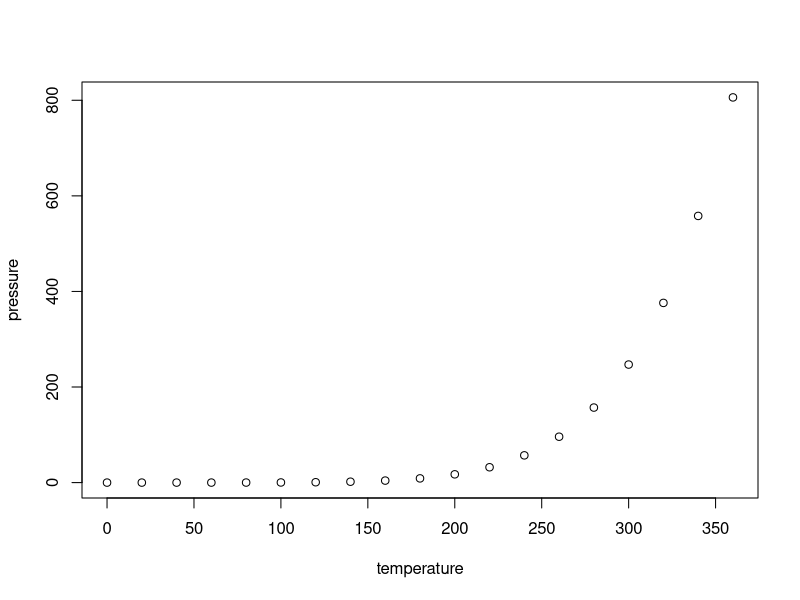
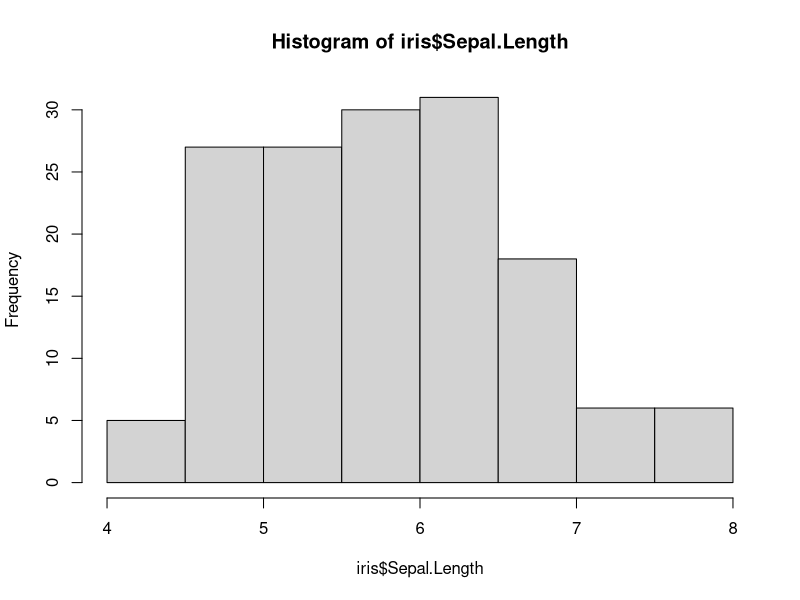
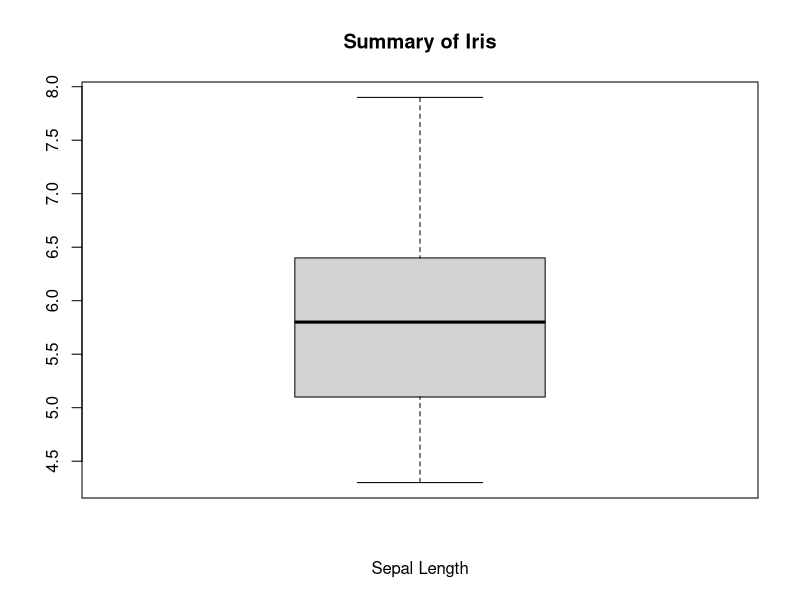
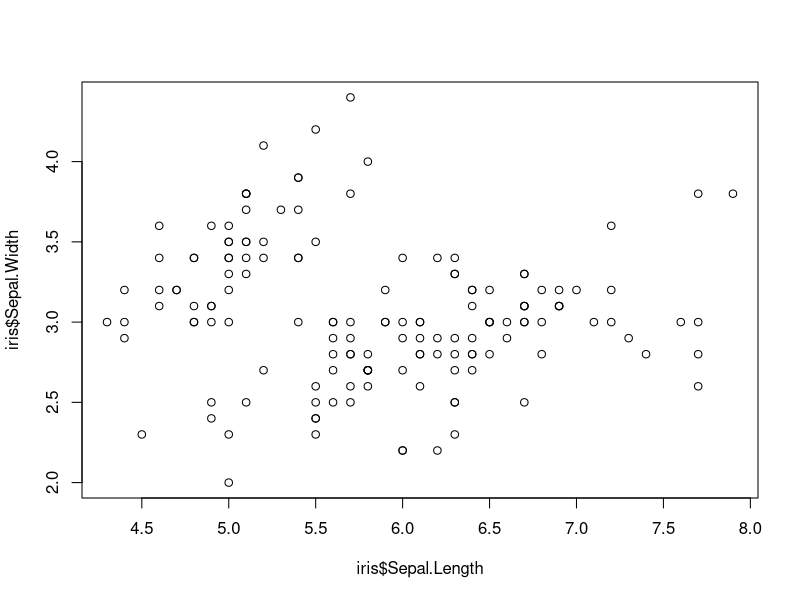
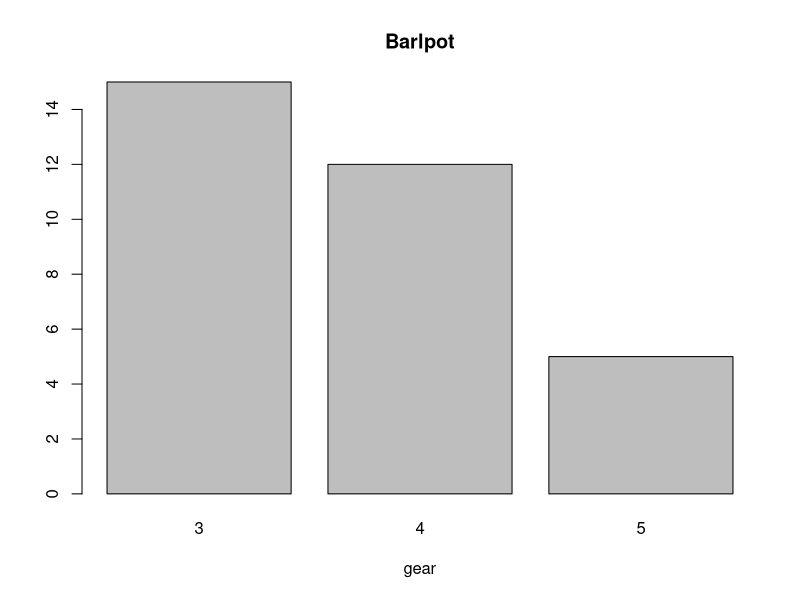
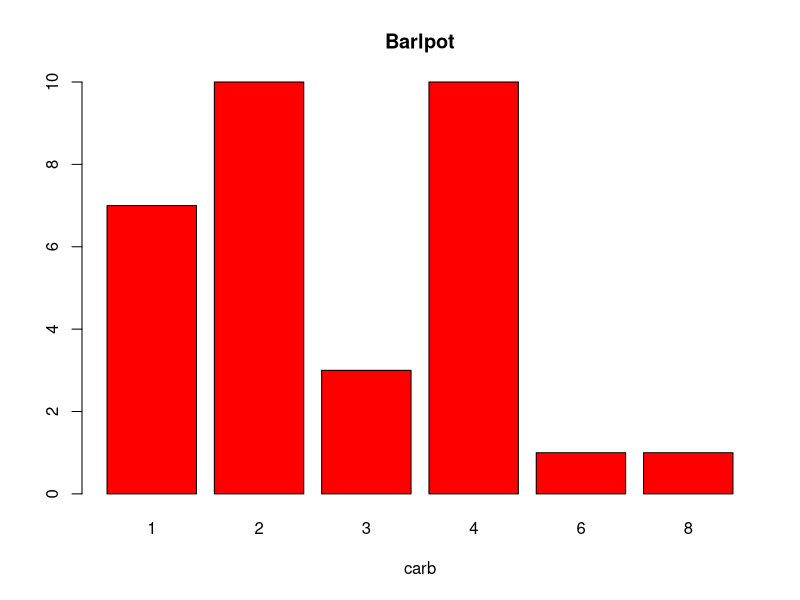
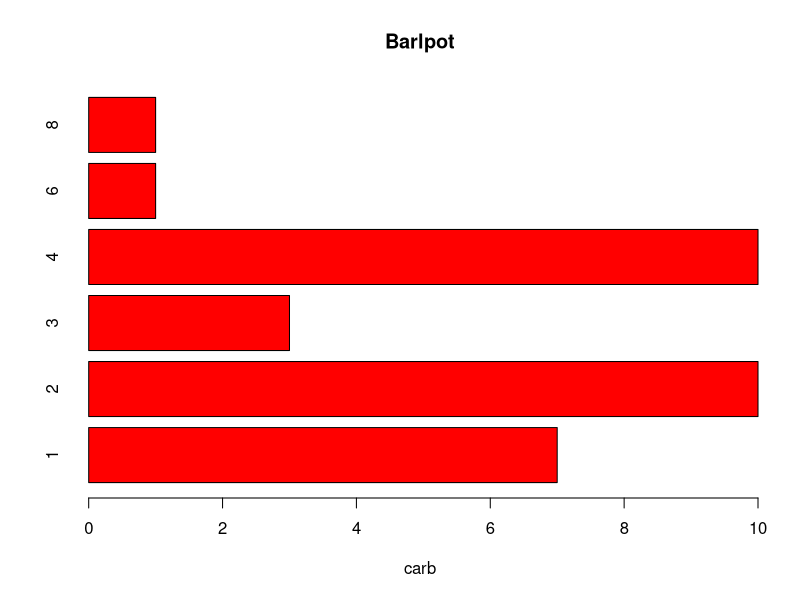
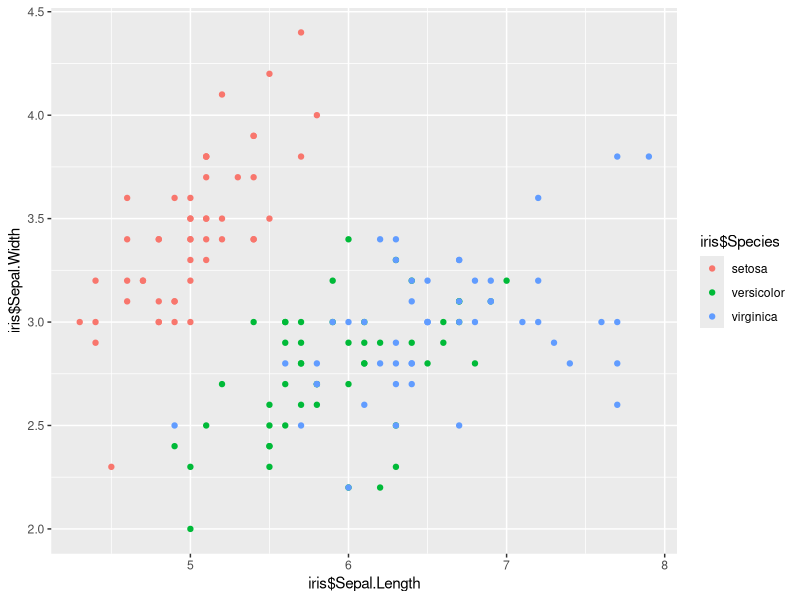

The R source for these figures, in order:
## ---- chunk 1
knitr::opts_chunk$set(echo = TRUE)
## ---- chunk 2
summary(cars)
## ---- chunk 3
plot(pressure)
## ---- chunk 4
##########################################################################################################Data Visualisations#####################################
#################################################################################


#Explanatory data visualization

data("iris")
names(iris)
summary(iris)


#Examine data Distribution of a quantitative variable
#lts draw a histogram
hist(iris$Sepal.Length)#data distribution
#boxplot
boxplot(iris$Sepal.Length,main="Summary of Iris",xlab="Sepal Length")

#######Explore the relation between Two vars
plot(iris$Sepal.Length,iris$Sepal.Width)

#Categorical or count variables
data("mtcars")
names(mtcars)
str(mtcars)
count=table(mtcars$gear)
count
barplot(count,main="Barlpot", xlab="gear")
barplot(table(mtcars$carb),main="Barlpot", xlab="carb",col ="red")
barplot(table(mtcars$carb),main="Barlpot", xlab="carb",col ="red",horiz = T)


##########Improved Data Visualization################
library(ggplot2)

#relation between Sepal Lenght & Width for 3 species 
qplot(iris$Sepal.Length,iris$Sepal.Width,col=iris$Species)
#Improved one
qplot(Sepal.Length,Sepal.Width,data=iris,col=iris$Species)

qplot(Sepal.Length,Sepal.Width,data=iris,col=iris$Species,size=Petal.Width)

qplot(Sepal.Length,Sepal.Width,data=iris,col=iris$Species,main = "Sepal Length Vs Sepal Width",xlab = "Sepal Length",ylab = "Sepal Width")
#Line
qplot(Sepal.Length,Sepal.Width,data=iris,col=iris$Species,main = "Sepal Length Vs Sepal Width",xlab = "Sepal Length",ylab = "Sepal Width",geom="line")

######Using base package ggplot
#Plot data,blox/histogram/scatter
ggplot(data=iris,aes(Sepal.Length,Sepal.Width))+geom_point()
#Try other Graphs
# Now use color scheme as per species
ggplot(data=iris,aes(Sepal.Length,Sepal.Width))+geom_point(aes(colour=(Species)))

#Other way:
ggplot(data=iris,aes(x=Sepal.Length,y=Sepal.Width,colour=Species))+geom_point()
#With Shape
ggplot(data=iris,aes(x=Sepal.Length,y=Sepal.Width,shape=Species))+geom_point()

#Remeber colour & Shape is for factor variable
#Factros:: Number representing Categorical Values
#function "factor" turn any number to qualatative representation 
#Sepcies is already factorsin iris
str(iris)
#Lets checkout mtcars
str(mtcars)
#ggplot(data=mtcars,aes(x=cyl,y=hp,colour=gear))
#+geom_point()
#This code will not work as colour is num.it ust be factor

ggplot(data=mtcars,aes(x=cyl,y=hp,colour=factor(gear)))+geom_point()

#hitogram
ggplot(iris,aes(x=Sepal.Length))+geom_histogram()
ggplot(iris,aes(x=Sepal.Length,fill=Species))+geom_histogram()

ggplot(iris,aes(x=Sepal.Length,y=Sepal.Width, fill=Species))+geom_boxplot()
ggplot(iris,aes(x=Sepal.Length,y=Sepal.Width, colour=Species))+geom_point()
ggplot(iris,aes(x=Sepal.Length,y=Sepal.Width, fill=Species))+geom_point()+facet_grid(.~Species)+geom_smooth(method="lm")



